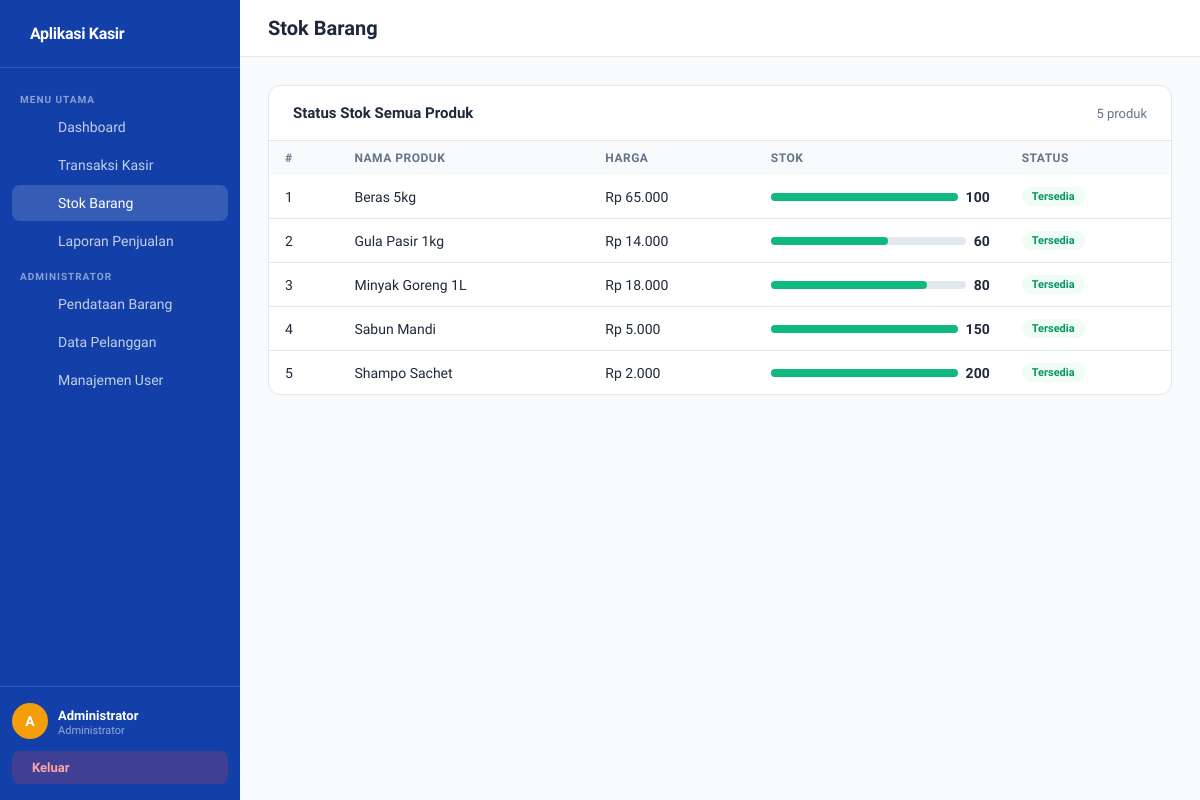
Before: /pages/stok.php (signed in) with the older database file.
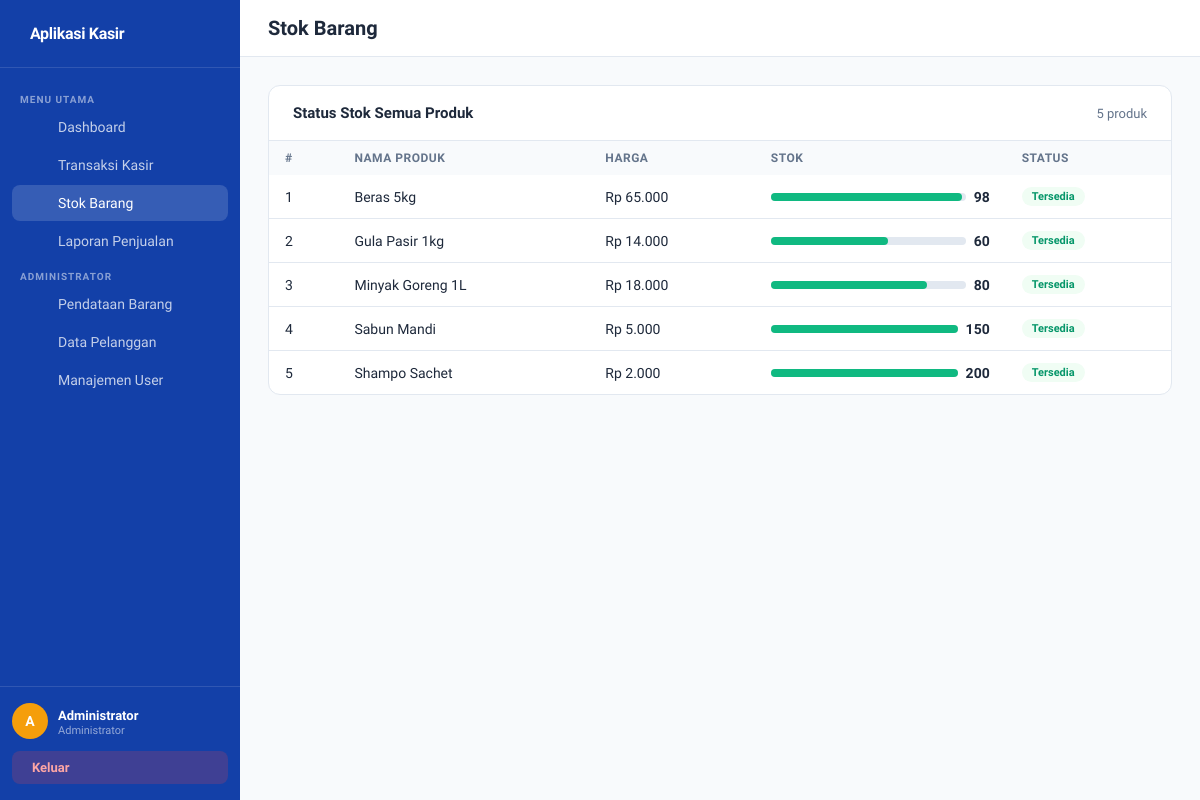
After: the same page with the newer database file.
### tables this page shows
CREATE TABLE `produk` (
  `ProdukID` int NOT NULL,
  `NamaProduk` varchar(255) NOT NULL,
  `Harga` decimal(10,2) NOT NULL DEFAULT '0.00',
  `Stok` int NOT NULL DEFAULT '0'
);

### config/database.php (called while the page is built, shortened)
<?php
class Database {
    private static $instance = null;
    private $conn;
    private function __construct() {
        $this->conn = new mysqli(DB_HOST, DB_USER, DB_PASS, DB_NAME);
        $this->conn->set_charset("utf8mb4");
    }
    public static function getInstance(): Database {
        if (!self::$instance) {
            self::$instance = new Database();
        }
        return self::$instance;
    }
    public function getConn(): mysqli {
        return $this->conn;
    }
}

### classes/Produk.php (called while the page is built, shortened)
<?php
require_once __DIR__ . '/../config/database.php';
class Produk {
    private $conn;
    public function __construct() {
        $this->conn = Database::getInstance()->getConn();
    }
    public function getAll(): array {
        $result = $this->conn->query("SELECT * FROM produk ORDER BY NamaProduk");
        return $result->fetch_all(MYSQLI_ASSOC);
    }
}

### pages/stok.php (the view, shortened to what this page needs)
<?php
require_once '../classes/Produk.php';
$produkObj = new Produk();
$list = $produkObj->getAll();
include '../includes/header.php';
?>
<div class="topbar"><h1><i class="ph-bold ph-package"></i> Stok Barang</h1></div>
<div class="content">
  <div class="card">
    <div class="card-header">
      <h2>Status Stok Semua Produk</h2>
      <span style="font-size:13px;color:var(--muted)"><?= count($list) ?> produk</span>
    </div>
    <table>
      <thead>
        <tr><th>#</th><th>Nama Produk</th><th>Harga</th><th>Stok</th><th>Status</th></tr>
      </thead>
      <tbody>
      <?php foreach ($list as $i => $p): ?>
        <?php
          $status = $p['Stok'] === 0 ? ['Habis','badge-red'] :
                   ($p['Stok'] < 10  ? ['Menipis','badge-amber'] : ['Tersedia','badge-green']);
        ?>
        <tr>
          <td><?= $i+1 ?></td>
          <td><?= htmlspecialchars($p['NamaProduk']) ?></td>
          <td>Rp <?= number_format($p['Harga'],0,',','.') ?></td>
          <td>
            <div style="display:flex;align-items:center;gap:8px">
              <div style="flex:1;background:#e2e8f0;border-radius:99px;height:8px;min-width:80px">
                <div style="background:<?= $p['Stok']<10?'#f59e0b':'#10b981' ?>;
                            width:<?= min(100, $p['Stok']) ?>%;height:8px;border-radius:99px"></div>
              </div>
              <strong><?= $p['Stok'] ?></strong>
            </div>
          </td>
          <td><span class="badge <?= $status[1] ?>"><?= $status[0] ?></span></td>
        </tr>
      <?php endforeach; ?>
      </tbody>
    </table>
  </div>
</div>
<?php include '../includes/footer.php'; ?>

Changed rows visible on the page:
changed produk "Beras 5kg": Stok "100" → "98"
